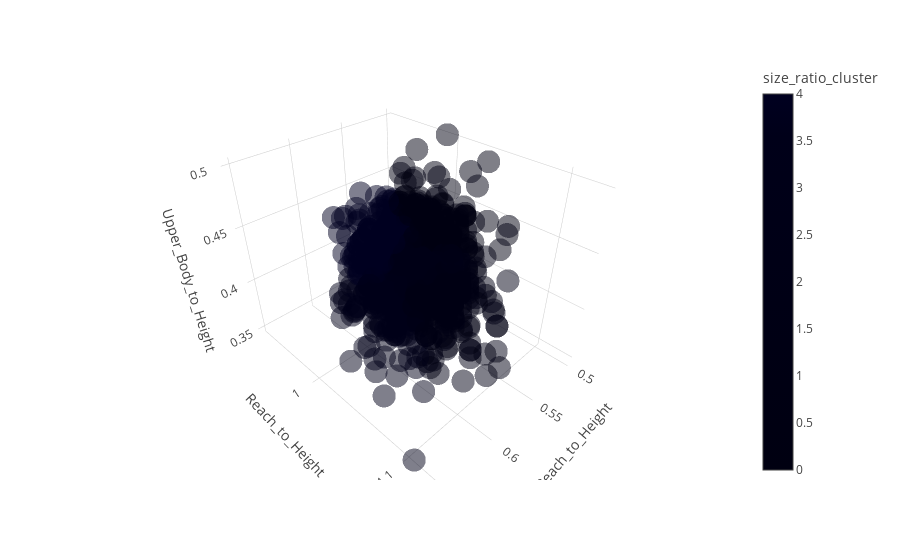

The notebook cell saved with this chart:
### Code cell
# 3d scatter plot with Leg_Reach_to_Height, Reach_to_Height, and Upper_Body_to_Height with plotly
import plotly.express as px
fig = px.scatter_3d(df3, x='Leg_Reach_to_Height', y='Reach_to_Height', z='Upper_Body_to_Height', color='size_ratio_cluster', opacity=0.5)
fig.show()

### Figure 1 — Plotly figure (JSON) as saved in the notebook; plotly's stock layout.template omitted (floating-point values rounded to 4 significant figures; data arrays with more than 128 entries replaced by an {"elided": "..."} marker saying what was removed)
{"data": [{"hovertemplate": "Leg_Reach_to_Height=%{x}<br>Reach_to_Height=%{y}<br>Upper_Body_to_Height=%{z}<br>size_ratio_cluster=%{marker.color}<extra></extra>", "legendgroup": "", "marker": {"color": {"elided": "1613 int values"}, "coloraxis": "coloraxis", "opacity": 0.5, "symbol": "circle"}, "mode": "markers", "name": "", "scene": "scene", "showlegend": false, "type": "scatter3d", "x": {"elided": "1613 float values"}, "y": {"elided": "1613 float values"}, "z": {"elided": "1613 float values"}}], "layout": {"coloraxis": {"colorbar": {"title": {"text": "size_ratio_cluster"}}, "colorscale": [[0, "#000011"], [0.1111, "#000012"], [0.2222, "#000013"], [0.3333, "#000014"], [0.4444, "#000015"], [0.5556, "#000016"], [0.6667, "#000017"], [0.7778, "#000018"], [0.8889, "#000019"], [1, "#000020"]]}, "legend": {"tracegroupgap": 0}, "margin": {"t": 60}, "scene": {"domain": {"x": [0, 1], "y": [0, 1]}, "xaxis": {"title": {"text": "Leg_Reach_to_Height"}}, "yaxis": {"title": {"text": "Reach_to_Height"}}, "zaxis": {"title": {"text": "Upper_Body_to_Height"}}}}}
